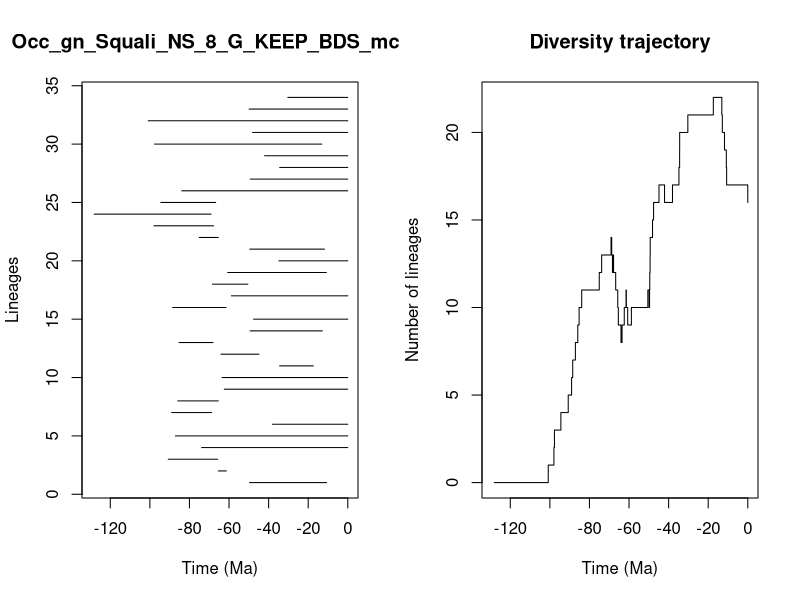

Reproduce this figure in R.


pdf(file='../Results/Genus_NS/5_MA_bins_EP/pyrate_mcmc_logs/Occ_gn_Squali_NS_8_G_KEEP_BDS_mcmc_LTT.pdf',width=0.6*20, height=0.6*10)
title = "Occ_gn_Squali_NS_8_G_KEEP_BDS_mcmc"
ts=c(49.620046053997655, 65.41150143157796,90.72200703691698,73.84141859221508,87.10739884414313,38.042243088060836,89.01937625999398,85.89583666679609,62.40942888331471,63.51414297312215,34.43751943368337,64.06643575836884,85.22066419511235,49.360489240493514,47.604315643304204,88.4456426949695,58.80924466725833,68.38877364768334,60.673682832972965,34.79086879768935,49.5233334746844,75.04269286885803,97.95571641939408,128.12368153241715,94.44168330400815,83.91468656531117,49.30164871792851,34.41230526374162,42.056343521950886,97.68883499474818,48.129679224192046,100.80852503743948,49.823521102416755,30.28757295996191)
te=c(10.68765008921199, 61.355883014367265,65.69966147039042,0.0,0.0,0.0,68.75056089844338,65.4103409038236,0.0,0.0,17.41143292563307,44.8659155906987,68.11861353438272,12.854953001092344,0.0,61.51237339345819,0.0,50.48841185446247,10.837938840231443,0.0,11.7639446964109,65.40788395987894,67.80695580073063,69.0861350252709,66.7386142824991,0.0,0.0,0.0,0.0,13.115160096578494,0.0,0.0,0.0,0.0)
div_traj=c(0, 1,2,3,4,5,6,7,8,9,10,11,12,13,14,13,12,13,12,11,10,9,10,9,8,9,10,11,10,9,10,11,10,11,12,13,14,15,16,17,16,17,18,19,20,21,22,21,20,19,18,17,16)
time_events=c(128.12368153241715, 100.80852503743948,97.95571641939408,97.68883499474818,94.44168330400815,90.72200703691698,89.01937625999398,88.4456426949695,87.10739884414313,85.89583666679609,85.22066419511235,83.91468656531117,75.04269286885803,73.84141859221508,69.0861350252709,68.75056089844338,68.38877364768334,68.11861353438272,67.80695580073063,66.7386142824991,65.69966147039042,65.41150143157796,65.4103409038236,65.40788395987894,64.06643575836884,63.51414297312215,62.40942888331471,61.51237339345819,61.355883014367265,60.673682832972965,58.80924466725833,50.48841185446247,49.823521102416755,49.620046053997655,49.5233334746844,49.360489240493514,49.30164871792851,48.129679224192046,47.604315643304204,44.8659155906987,42.056343521950886,38.042243088060836,34.79086879768935,34.43751943368337,34.41230526374162,30.28757295996191,17.41143292563307,13.115160096578494,12.854953001092344,11.7639446964109,10.837938840231443,10.68765008921199,0.0)
                par(mfrow=c(1,2))
                L = length(ts)
                plot(ts, 1:L , xlim=c(-max(ts)-1,0), pch=20, type="n", main=title,xlab="Time (Ma)",ylab="Lineages")
                for (i in 1:L){segments(x0=-te[i],y0=i,x1=-ts[i],y1=i)}    
                t = -time_events
                plot(div_traj ~ t,type="s", main = "Diversity trajectory",xlab="Time (Ma)",ylab="Number of lineages",xlim=c(-max(ts)-1,0))
                abline(v=c(65,200,251,367,445),lty=2,col="gray")
                
